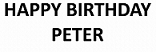
#> input picture exploratory/proximal/unconstrained/data/input/HAPPY BIRTHDAY PETER.png, 156 x 52 px
$ jupyter execute --allow-errors '[WORKS]cirm_special.ipynb'
#> lines starting #> are read from the running program, lines starting #| are printed output that depends on the picture
### proximal/dynamicUOT.py
"""Algorithms for dynamic unbalanced optimal transport solvers.

This module collects the proximal operators, Poisson solvers, projection
utilities, and Douglas-Rachford/PPXA schemes that power the dynamic
unbalanced optimal transport (UOT) routines in :mod:`proximal`.  The
implementations operate on the grid objects defined in :mod:`proximal.grids`
and are backend agnostic thanks to the :mod:`ot.backend` abstraction, so they
work with both NumPy- and torch-based pipelines.
"""

import proximal.grids as grids
from proximal.backend_extension import get_backend_ext
from proximal.backend_extension import NumpyBackend_ext, TorchBackend_ext
from ot.backend import Backend
from ot.utils import list_to_array
import numpy as np
import scipy.sparse as sps
import scipy.sparse.linalg as spsla
import math
from typing import List


# [45 lines left out: function root, not called in this run]


def mdl(M, nx: Backend):
    """Return the pointwise Euclidean norm of a list of aligned arrays."""
    return nx.sqrt(sum(m**2 for m in M))


# [1374 lines left out: functions proxA_, proxB_, proxF_, poisson_, poisson_mixed_bc_, minus_interior_ and 24 more, not called in this run]


def computeGeodesic(
    rho0,
    rho1,
    T,
    ll,
    H=None,
    GL=None,
    GU=None,
    p=2.0,
    q=2.0,
    delta=1.0,
    niter=1000,
    periodic=False,
    alpha=None,
    gamma=None,
    verbose=False,
    log=None,
    init=None,
    U=None,
    V=None,
    track_terminal_distance=False,
):
    """Main PPXA-based solver for dynamic unbalanced optimal transport.

    Args:
        rho0 (array-like): Initial density.
        rho1 (array-like): Target density.
        T (array-like): Number of time points on the centred grid.
        ll (tuple[float, ...]): Physical lengths per axis.
        H (Sequence[Sequence[array-like]] | None): Collection of inequality
            kernels grouped per constraint block.  Each block mirrors the layout
            ``[H_rho, H_omega..., H_zeta]``.
        GL (Sequence[array-like] | None): Lower bounds for each constraint block.
        GU (Sequence[array-like] | None): Upper bounds for each constraint block.
        p (float, optional): Transport exponent. Defaults to ``2``.
        q (float, optional): Source exponent. Defaults to ``2``.
        delta (float, optional): Interpolation parameter controlling how much mass
            creation/destruction is penalized (larger values impose stronger
            penalties).
        niter (int, optional): Maximum PPXA iterations.
        periodic (bool, optional): Enable periodic spatial boundary conditions.
        alpha (float, optional): Relaxation parameter (auto-selected when ``None``).
        gamma (float, optional): Step size for the kinetic-energy proximal map.
        verbose (bool, optional): Emit textual progress updates.
        log (dict, optional): Diagnostics dictionary shared by proximal operators.
        init (str, optional): Initialisation strategy.
        U (array-like, optional): Manual initial ``U`` when ``init == "manual"``.
        V (array-like, optional): Manual initial ``V`` when ``init == "manual"``.
        track_terminal_distance (bool, optional): If ``True``, compute and return
            the distance of each iterate x to the last iterate.

    Returns:
        tuple[grids.CSvar, tuple]: Final iterate ``x`` and diagnostic arrays
        ``(Flist, Clist, Ilist, HFlist)``.
    """
    assert delta > 0, "Delta must be positive"
    source = q >= 1.0  # Check if source problem

    nx = get_backend_ext(rho0, rho1)

    # [12 lines left out: functions prox1, prox2, not called in this run]

    # Define the list of proximal operators
    proxs = [
        (lambda pi, y: prox1(pi, y, source, gamma, p, q, periodic)),
        (lambda pi, y: prox2(pi, y, Q)),
    ]
    if H is not None or GL is not None or GU is not None:
        if not (isinstance(H, list) and isinstance(GL, list) and isinstance(GU, list)):
            raise ValueError("H, GL, and GU must be lists.")
        if not (len(H) == len(GL) == len(GU)):
            raise ValueError("H, GL, and GU must have the same length.")
        for Hj, GLj, GUj in zip(H, GL, GU):
            proxs.append(
                (
                    lambda pi, y, Hj=Hj, GLj=GLj, GUj=GUj: project_constraint_inequality_single_(
                        pi, y, Hj, GLj, GUj
                    )
                )
            )

    # Adjust mass to match if not a source problem
    if q < 1.0:
        if verbose:
            print("Computing geodesic for standard optimal transport...")
        rho1 *= nx.sum(rho0) / nx.sum(rho1)
        delta = 1.0  # Ensure delta is set correctly for non-source problems
        if alpha is None:
            alpha = 1.8
        if gamma is None:
            gamma = max(nx.max(rho0), nx.max(rho1)) / 2
    else:
        if H is None or GL is None or GU is None:
            if verbose:
                print("Computing a geodesic for optimal transport with source...")
        else:
            if verbose:
                print(
                    "Computing a geodesic for optimal transport with source and constraint... (including inequality constraints)"
                )
        if alpha is None:
            alpha = 1.8
        if gamma is None:
            gamma = delta**rho0.ndim * max(nx.max(rho0), nx.max(rho1)) / 15

    # Initialization
    n_constraints = len(H) if H is not None else 0
    K = 2 + n_constraints  # Number of proximal operators
    ys = [grids.CSvar(rho0, rho1, T, ll, init, U, V, periodic) for _ in range(K)]
    pis = [grids.CSvar(rho0, rho1, T, ll, init, U, V, periodic) for _ in range(K)]
    x = sum(ys[1:], start=ys[0]) * (1.0 / len(ys))  # Average of the initial variables

    # Change of variable for scale adjustment
    for var in [x] + ys + pis:
        var.dilate_grid(1 / delta)
        var.rho1 *= delta**rho0.ndim
        var.rho0 *= delta**rho0.ndim

    # Precompute projection interpolation operators if needed
    Q = precomputeProjInterp(x.cs, rho0, rho1, periodic)
    Flist, Clist, Ilist = (
        nx.zeros(niter, type_as=rho0),
        nx.zeros(niter, type_as=rho0),
        nx.zeros(niter, type_as=rho0),
    )

    Dlist = None
    DRlist = None
    if track_terminal_distance:
        Dlist = nx.zeros(niter, type_as=rho0)
        DRlist = nx.zeros(niter, type_as=rho0)
        xlist = []

    for i in range(niter):
        if i % (niter // 100) == 0:
            if verbose:
                print(f"\rProgress: {i // (niter // 100)}%", end="")
        x, ys, pis = stepPPXA(
            x,
            ys,
            pis,
            proxs,
            alpha,
        )

        Flist[i] = x.energy(delta, p, q)
        Clist[i] = x.dist_from_CE()
        Ilist[i] = x.dist_from_interp()

        if track_terminal_distance:
            xlist.append(x.copy())

    # Final projection and positive density adjustment
    projCE_(
        x.U, x.U, rho0 * delta**rho0.ndim, rho1 * delta**rho0.ndim, source, periodic
    )
    x.proj_positive()
    x.dilate_grid(delta)  # Adjust back to original scale
    x.interp_()  # Final interpolation adjustment

    if verbose:
        print("\nDone.")

    if track_terminal_distance:
        Dlist = nx.zeros(niter, type_as=rho0)
        x_final = xlist[-1]
        for i in range(niter):
            Dlist[i] = (xlist[i] - x_final).norm()
            DRlist[i] = Dlist[i] / xlist[i].norm()

    return x, (Flist, Clist, Ilist, Dlist, DRlist)

### exploratory/proximal/unconstrained/[WORKS]cirm_special.ipynb
# CIRM Special
This notebook is to make an animation to be shown at a conference at CIRM.

[cell 1]
import scipy as sp
import numpy as np
from PIL import Image
import matplotlib.pyplot as plt
import sys
sys.path.append('../../..')
print(sys.path)
from proximal.dynamicUOT import computeGeodesic

def image_to_numpy(image_path):
    # Load the image file
#> called with image_path = 'data/input/HAPPY BIRTHDAY PETER.png'
    image = Image.open(image_path).convert('L')  # Convert image to grayscale if it's not

    # Convert the PIL image to a numpy array
    image_array = np.array(image)

    return image_array

indicesx = np.arange(0, 156) * 1./156
indicesy = np.arange(0, 52) * 1./52
xx, yy = np.meshgrid(indicesx, indicesy)

rho_1 = (1-image_to_numpy('data/input/HAPPY BIRTHDAY PETER.png').squeeze()/255)
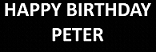
#> rho_1: shape (52, 156) float64; min 0, max 1, mean 0.155
rho_0 = sp.stats.multivariate_normal.pdf(np.stack([xx, yy], axis=-1), mean=[78./156., 26./52.], cov=0.1)

rho_0 = rho_0 / np.sum(rho_0)
rho_1 = rho_1 / np.sum(rho_1)

T = 100
N1 = rho_1.shape[0]
#> N1 = 52
N2 = rho_1.shape[1]
#> N2 = 156

# plot rho_0 and rho_1
plt.figure(figsize=(10, 5))
plt.imshow(rho_0)
plt.show()
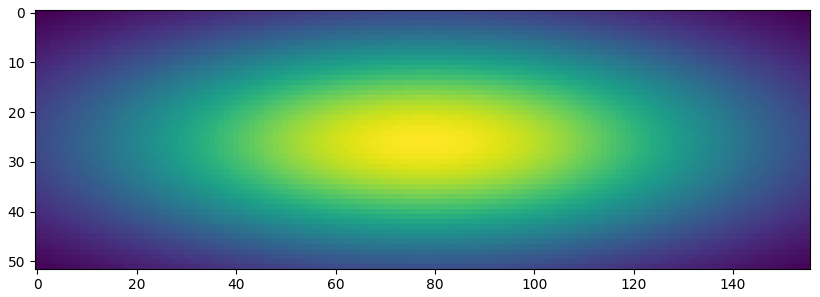
#> figure drawn by matplotlib, 1 panel

plt.figure(figsize=(10, 5))
plt.imshow(rho_1)
plt.show()

[cell 2]
ll = (1.0, 1.0, 3.0)

#> (the rest of this cell did not finish here and is left out)
